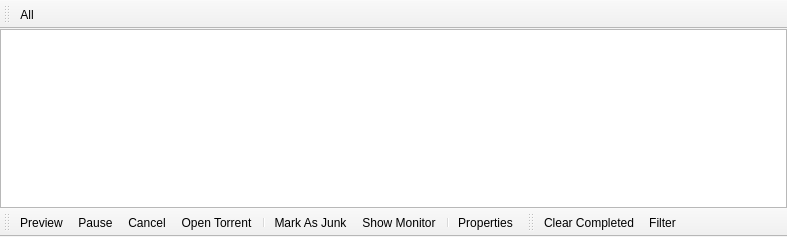
<?xml version="1.0" encoding="UTF-8"?>
<ui version="4.0">
 <class>WidgetDownloads</class>
 <widget class="QMainWindow" name="WidgetDownloads">
  <property name="geometry">
   <rect>
    <x>0</x>
    <y>0</y>
    <width>787</width>
    <height>237</height>
   </rect>
  </property>
  <property name="windowTitle">
   <string>Downloads</string>
  </property>
  <property name="windowIcon">
   <iconset resource="../Resource.qrc">
    <normaloff>:/Resource/Generic/Download.png</normaloff>:/Resource/Generic/Download.png</iconset>
  </property>
  <property name="iconSize">
   <size>
    <width>20</width>
    <height>20</height>
   </size>
  </property>
  <widget class="QWidget" name="centralwidget">
   <layout class="QVBoxLayout" name="verticalLayout">
    <property name="spacing">
     <number>0</number>
    </property>
    <property name="margin">
     <number>0</number>
    </property>
    <item>
     <widget class="QTreeView" name="treeViewDownloads"/>
    </item>
   </layout>
  </widget>
  <widget class="QToolBar" name="toolBarFileTypes">
   <property name="contextMenuPolicy">
    <enum>Qt::PreventContextMenu</enum>
   </property>
   <property name="windowTitle">
    <string>toolBar</string>
   </property>
   <property name="iconSize">
    <size>
     <width>16</width>
     <height>16</height>
    </size>
   </property>
   <property name="toolButtonStyle">
    <enum>Qt::ToolButtonTextBesideIcon</enum>
   </property>
   <property name="floatable">
    <bool>false</bool>
   </property>
   <attribute name="toolBarArea">
    <enum>TopToolBarArea</enum>
   </attribute>
   <attribute name="toolBarBreak">
    <bool>false</bool>
   </attribute>
   <addaction name="actionDownloadsFilterAll"/>
  </widget>
  <widget class="QToolBar" name="toolBarControls">
   <property name="contextMenuPolicy">
    <enum>Qt::PreventContextMenu</enum>
   </property>
   <property name="windowTitle">
    <string>toolBar_2</string>
   </property>
   <property name="iconSize">
    <size>
     <width>16</width>
     <height>16</height>
    </size>
   </property>
   <property name="toolButtonStyle">
    <enum>Qt::ToolButtonTextBesideIcon</enum>
   </property>
   <property name="floatable">
    <bool>false</bool>
   </property>
   <attribute name="toolBarArea">
    <enum>BottomToolBarArea</enum>
   </attribute>
   <attribute name="toolBarBreak">
    <bool>false</bool>
   </attribute>
   <addaction name="actionDownloadsPreview"/>
   <addaction name="actionDownloadsPause"/>
   <addaction name="actionDownloadsCancel"/>
   <addaction name="actionOpenTorrent"/>
   <addaction name="separator"/>
   <addaction name="actionDownloadMarkAsJunk"/>
   <addaction name="actionDownloadShowMonitor"/>
   <addaction name="separator"/>
   <addaction name="actionDownloadProperties"/>
  </widget>
  <widget class="QToolBar" name="toolBarFilter">
   <property name="contextMenuPolicy">
    <enum>Qt::PreventContextMenu</enum>
   </property>
   <property name="windowTitle">
    <string>toolBar</string>
   </property>
   <property name="iconSize">
    <size>
     <width>16</width>
     <height>16</height>
    </size>
   </property>
   <property name="toolButtonStyle">
    <enum>Qt::ToolButtonTextBesideIcon</enum>
   </property>
   <property name="floatable">
    <bool>false</bool>
   </property>
   <attribute name="toolBarArea">
    <enum>BottomToolBarArea</enum>
   </attribute>
   <attribute name="toolBarBreak">
    <bool>false</bool>
   </attribute>
   <addaction name="actionClearCompleted"/>
   <addaction name="actionFilter"/>
  </widget>
  <action name="actionDownloadsFilterAll">
   <property name="checkable">
    <bool>true</bool>
   </property>
   <property name="icon">
    <iconset resource="../Resource.qrc">
     <normaloff>:/Resource/Generic/Download.png</normaloff>:/Resource/Generic/Download.png</iconset>
   </property>
   <property name="text">
    <string>All</string>
   </property>
   <property name="toolTip">
    <string>All</string>
   </property>
  </action>
  <action name="actionDownloadsPreview">
   <property name="icon">
    <iconset resource="../Resource.qrc">
     <normaloff>:/Resource/Media/PlayMedia.png</normaloff>:/Resource/Media/PlayMedia.png</iconset>
   </property>
   <property name="text">
    <string>Preview</string>
   </property>
   <property name="toolTip">
    <string>Preview</string>
   </property>
  </action>
  <action name="actionDownloadsPause">
   <property name="icon">
    <iconset resource="../Resource.qrc">
     <normaloff>:/Resource/Media/PauseMedia.png</normaloff>:/Resource/Media/PauseMedia.png</iconset>
   </property>
   <property name="text">
    <string>Pause</string>
   </property>
   <property name="toolTip">
    <string>Pause</string>
   </property>
  </action>
  <action name="actionDownloadsCancel">
   <property name="icon">
    <iconset resource="../Resource.qrc">
     <normaloff>:/Resource/Generic/Cancel.png</normaloff>:/Resource/Generic/Cancel.png</iconset>
   </property>
   <property name="text">
    <string>Cancel</string>
   </property>
   <property name="toolTip">
    <string>Cancel</string>
   </property>
  </action>
  <action name="actionDownloadMarkAsJunk">
   <property name="icon">
    <iconset resource="../Resource.qrc">
     <normaloff>:/Resource/Library/Junk.png</normaloff>:/Resource/Library/Junk.png</iconset>
   </property>
   <property name="text">
    <string>Mark As Junk</string>
   </property>
   <property name="toolTip">
    <string>Mark As Junk</string>
   </property>
  </action>
  <action name="actionDownloadShowMonitor">
   <property name="icon">
    <iconset resource="../Resource.qrc">
     <normaloff>:/Resource/Generic/Graph.png</normaloff>:/Resource/Generic/Graph.png</iconset>
   </property>
   <property name="text">
    <string>Show Monitor</string>
   </property>
   <property name="toolTip">
    <string>Show Monitor</string>
   </property>
  </action>
  <action name="actionDownloadProperties">
   <property name="icon">
    <iconset resource="../Resource.qrc">
     <normaloff>:/Resource/Generic/Properties.png</normaloff>:/Resource/Generic/Properties.png</iconset>
   </property>
   <property name="text">
    <string>Properties</string>
   </property>
   <property name="toolTip">
    <string>Properties</string>
   </property>
  </action>
  <action name="actionOpenTorrent">
   <property name="icon">
    <iconset resource="../Resource.qrc">
     <normaloff>:/Resource/Networks/BitTorrent.png</normaloff>:/Resource/Networks/BitTorrent.png</iconset>
   </property>
   <property name="text">
    <string>Open Torrent</string>
   </property>
   <property name="toolTip">
    <string>Open Torrent</string>
   </property>
  </action>
  <action name="actionClearCompleted">
   <property name="icon">
    <iconset resource="../Resource.qrc">
     <normaloff>:/Resource/Generic/Clear.png</normaloff>:/Resource/Generic/Clear.png</iconset>
   </property>
   <property name="text">
    <string>Clear Completed</string>
   </property>
  </action>
  <action name="actionFilter">
   <property name="icon">
    <iconset resource="../Resource.qrc">
     <normaloff>:/Resource/Generic/Filter.png</normaloff>:/Resource/Generic/Filter.png</iconset>
   </property>
   <property name="text">
    <string>Filter</string>
   </property>
  </action>
 </widget>
 <resources>
  <include location="../Resource.qrc"/>
 </resources>
 <connections/>
</ui>
